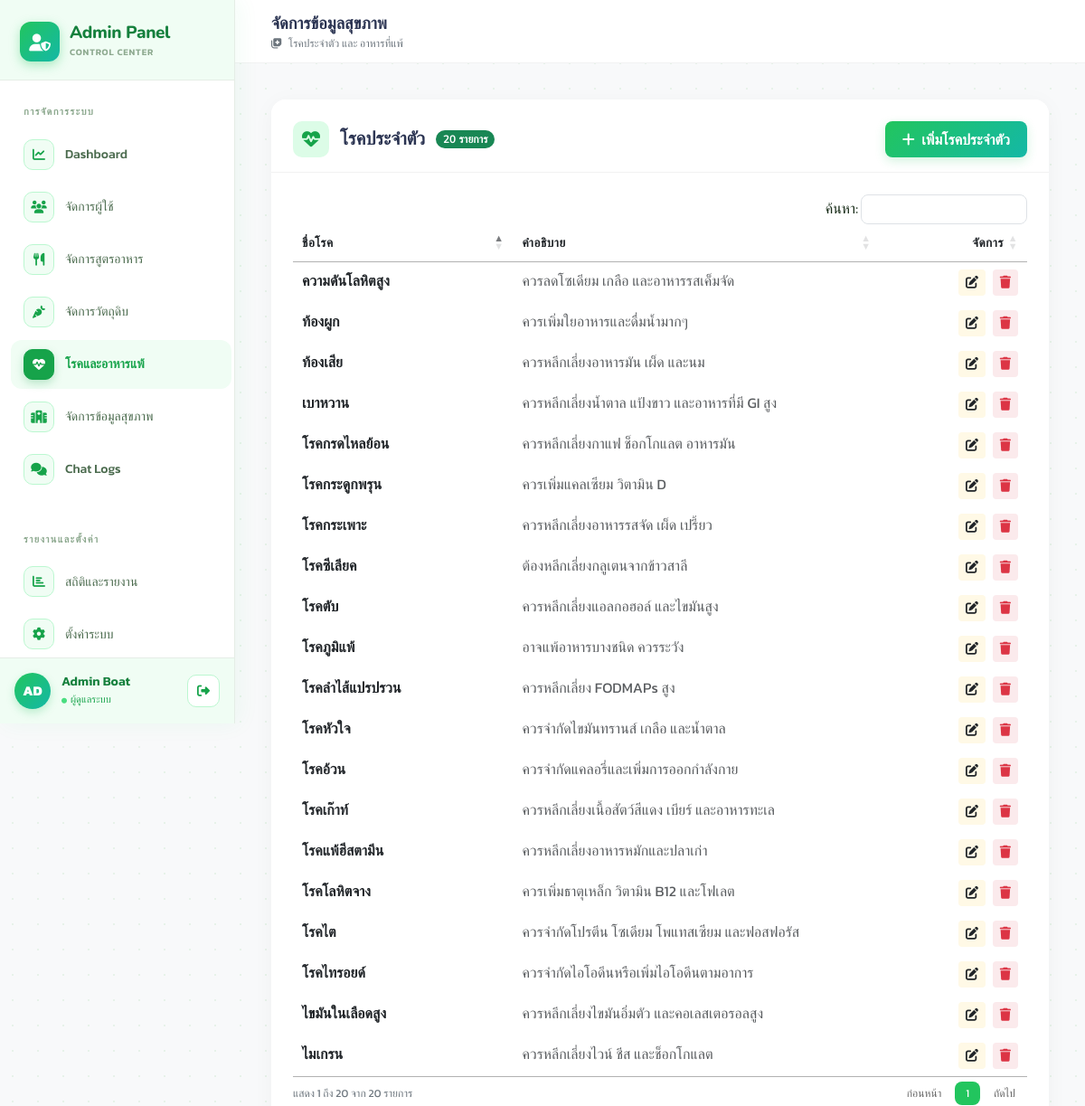
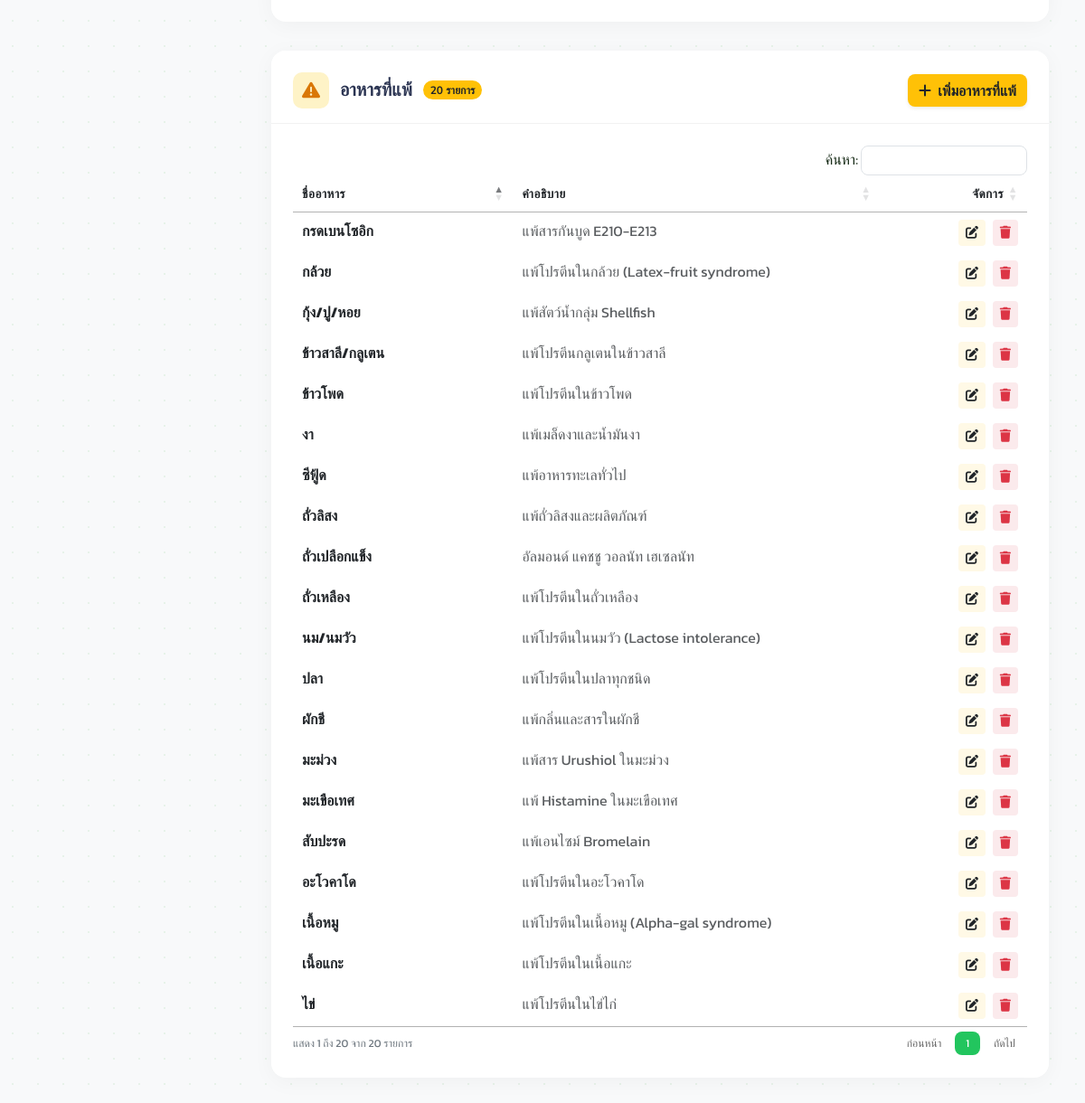
/admin/admin_health_data.php (signed in), run on the app's committed database (2 pictures, top to bottom).
### tables this page shows
CREATE TABLE `users` (
  `id` int(11) NOT NULL,
  `username` varchar(50) NOT NULL,
  `email` varchar(100) NOT NULL,
  `password_hash` text NOT NULL,
  `otp_code` varchar(6) DEFAULT NULL,
  `otp_expires_at` datetime DEFAULT NULL,
  `created_at` timestamp NOT NULL DEFAULT current_timestamp(),
  `first_name` varchar(100) DEFAULT NULL,
  `last_name` varchar(100) DEFAULT NULL,
  `birth_date` date DEFAULT NULL,
  `profile_image` text DEFAULT NULL,
  `role` int(1) DEFAULT 0
);

CREATE TABLE `tags` (
  `id` int(11) NOT NULL,
  `name` varchar(100) NOT NULL,
  `type` enum('health_condition','allergen') NOT NULL,
  `description` text DEFAULT NULL,
  `color` varchar(20) DEFAULT '#22c55e',
  `created_at` timestamp NOT NULL DEFAULT current_timestamp()
);

### admin/admin_health_data.php (the view, shortened to what this page needs)
<?php
include '../config/connect.php';
$conditions = [];
$cond_query = "SELECT * FROM tags WHERE type = 'health_condition' ORDER BY name";
$cond_result = $conn->query($cond_query);
if ($cond_result) {
    while ($row = $cond_result->fetch_assoc()) {
        $conditions[] = $row;
    }
}
$allergens = [];
$allerg_query = "SELECT * FROM tags WHERE type = 'allergen' ORDER BY name";
$allerg_result = $conn->query($allerg_query);
if ($allerg_result) {
    while ($row = $allerg_result->fetch_assoc()) {
        $allergens[] = $row;
    }
}
?>
<!DOCTYPE html>
<html lang="th">
<head>
<link rel="stylesheet" href="https://cdnjs.cloudflare.com/ajax/libs/font-awesome/6.4.0/css/all.min.css">
<link href="https://cdn.jsdelivr.net/npm/bootstrap@5.3.0/dist/css/bootstrap.min.css" rel="stylesheet">
<link rel="stylesheet" href="https://cdn.datatables.net/1.13.7/css/jquery.dataTables.min.css">
<link rel="stylesheet" href="https://cdn.datatables.net/buttons/2.4.2/css/buttons.dataTables.min.css">
</head>
<body>
<?php include '../includes/sidebar_admin.php'; ?>
<div class="page-wrap">
  <header class="topbar">
    <div>
      <div style="font-family:'Nunito',sans-serif;font-size:1.15rem;font-weight:800;color:#2b3452;">จัดการข้อมูลสุขภาพ</div>
      <div style="font-size:.75rem;color:var(--muted);"><i class="fas fa-notes-medical me-1"></i> โรคประจำตัว และ อาหารที่แพ้</div>
    </div>
  </header>
  <main>
    <div class="custom-card">
      <div class="card-header-custom">
        <h2 class="card-title-custom">
          <div class="icon-box" style="background:#dcfce7; color:var(--g600); width:40px; height:40px; border-radius:10px; display:flex; align-items:center; justify-content:center;">
             <i class="fas fa-heartbeat"></i>
          </div>
          โรคประจำตัว <span class="badge bg-success rounded-pill" style="font-size:0.75rem;"><?= count($conditions) ?> รายการ</span>
        </h2>
        <button class="btn btn-gradient-primary" onclick="openAddConditionModal()">
          <i class="fas fa-plus me-1"></i> เพิ่มโรคประจำตัว
        </button>
      </div>
      <div class="card-body-custom">
        <div style="overflow-x:auto;">
            <table id="conditionsTable" class="table table-hover table-borderless w-100">
            <thead>
                <tr>
                <th width="30%">ชื่อโรค</th>
                <th width="50%">คำอธิบาย</th>
                <th width="20%" class="text-end">จัดการ</th>
                </tr>
            </thead>
            <tbody>
                <?php foreach ($conditions as $c): ?>
                <tr>
                <td><strong class="text-dark"><?= htmlspecialchars($c['name']) ?></strong></td>
                <td class="text-muted"><?= htmlspecialchars($c['description'] ?: '-') ?></td>
                <td class="text-end">
                    <button class="btn btn-sm btn-outline-warning text-dark border-0 bg-warning bg-opacity-10 me-1" onclick='editTag(<?= json_encode($c) ?>)' title="แก้ไข">
                    <i class="fas fa-edit"></i>
                    </button>
                    <button class="btn btn-sm btn-outline-danger border-0 bg-danger bg-opacity-10" onclick="deleteTag(<?= $c['id'] ?>, '<?= htmlspecialchars($c['name']) ?>')" title="ลบ">
                    <i class="fas fa-trash"></i>
                    </button>
                </td>
                </tr>
                <?php endforeach; ?>
            </tbody>
            </table>
        </div>
      </div>
    </div>
    <div class="custom-card mt-4">
      <div class="card-header-custom">
        <h2 class="card-title-custom">
          <div class="icon-box" style="background:#fef3c7; color:#d97706; width:40px; height:40px; border-radius:10px; display:flex; align-items:center; justify-content:center;">
             <i class="fas fa-triangle-exclamation"></i>
          </div>
          อาหารที่แพ้ <span class="badge bg-warning text-dark rounded-pill" style="font-size:0.75rem;"><?= count($allergens) ?> รายการ</span>
        </h2>
        <button class="btn btn-warning text-dark fw-bold border-0 shadow-sm" style="border-radius:8px;" onclick="openAddAllergenModal()">
          <i class="fas fa-plus me-1"></i> เพิ่มอาหารที่แพ้
        </button>
      </div>
      <div class="card-body-custom">
        <div style="overflow-x:auto;">
            <table id="allergensTable" class="table table-hover table-borderless w-100">
            <thead>
                <tr>
                <th width="30%">ชื่ออาหาร</th>
                <th width="50%">คำอธิบาย</th>
                <th width="20%" class="text-end">จัดการ</th>
                </tr>
            </thead>
            <tbody>
                <?php foreach ($allergens as $a): ?>
                <tr>
                <td><strong class="text-dark"><?= htmlspecialchars($a['name']) ?></strong></td>
                <td class="text-muted"><?= htmlspecialchars($a['description'] ?: '-') ?></td>
                <td class="text-end">
                    <button class="btn btn-sm btn-outline-warning text-dark border-0 bg-warning bg-opacity-10 me-1" onclick='editTag(<?= json_encode($a) ?>)' title="แก้ไข">
                    <i class="fas fa-edit"></i>
                    </button>
                    <button class="btn btn-sm btn-outline-danger border-0 bg-danger bg-opacity-10" onclick="deleteTag(<?= $a['id'] ?>, '<?= htmlspecialchars($a['name']) ?>')" title="ลบ">
                    <i class="fas fa-trash"></i>
                    </button>
                </td>
                </tr>
                <?php endforeach; ?>
            </tbody>
            </table>
        </div>
      </div>
    </div>
  </main>
</div>
</body>
</html>

### includes/sidebar_admin.php (shortened to what this page needs)
<?php
$current_page = basename($_SERVER['PHP_SELF']);
$sb_admin_username = "Admin";
$sb_admin_profile_image = "";
if (isset($_SESSION['user_id']) && isset($conn)) {
    $sb_adm_sql = "SELECT username, profile_image FROM users WHERE id = ?";
    $sb_adm_stmt = $conn->prepare($sb_adm_sql);
    $sb_adm_stmt->bind_param("i", $_SESSION['user_id']);
    $sb_adm_stmt->execute();
    $sb_adm_res = $sb_adm_stmt->get_result()->fetch_assoc();
    if ($sb_adm_res) {
        $sb_admin_username = !empty($sb_adm_res['username']) ? $sb_adm_res['username'] : 'Admin';
        $sb_admin_profile_image = $sb_adm_res['profile_image'] ?? '';
    }
}
$sb_admin_initials = mb_strtoupper(mb_substr($sb_admin_username, 0, 2));
?>
<aside class="sidebar" id="adminSidebar">
  <a href="admin_dashboard.php" class="sb-logo">
    <div class="sb-logo-icon"><i class="fas fa-user-shield" style="color: #ffffff;"></i></div>
    <div>
      <div class="sb-logo-text">Admin Panel</div>
      <div class="sb-logo-sub">Control Center</div>
    </div>
  </a>
  <nav class="sb-nav scroll-box">
    <div class="sb-label">การจัดการระบบ</div>
    <a href="admin_dashboard.php" class="nav-item <?php echo ($current_page === 'admin_dashboard.php') ? 'active' : ''; ?>">
      <span class="ni"><i class="fas fa-chart-line"></i></span>
      <span>Dashboard</span>
    </a>
    <a href="admin_users.php" class="nav-item <?php echo ($current_page === 'admin_users.php') ? 'active' : ''; ?>">
      <span class="ni"><i class="fas fa-users"></i></span>
      <span>จัดการผู้ใช้</span>
    </a>
    <a href="admin_recipes.php" class="nav-item <?php echo ($current_page === 'admin_recipes.php') ? 'active' : ''; ?>">
      <span class="ni"><i class="fas fa-utensils"></i></span>
      <span>จัดการสูตรอาหาร</span>
    </a>
    <a href="admin_ingredients.php" class="nav-item <?php echo ($current_page === 'admin_ingredients.php') ? 'active' : ''; ?>">
      <span class="ni"><i class="fas fa-carrot"></i></span>
      <span>จัดการวัตถุดิบ</span>
    </a>
    <a href="admin_health_data.php" class="nav-item <?php echo ($current_page === 'admin_health_data.php') ? 'active' : ''; ?>">
      <span class="ni"><i class="fas fa-heartbeat"></i></span>
      <span>โรคและอาหารแพ้</span>
    </a>
    <a href="admin_goals.php" class="nav-item <?php echo ($current_page === 'admin_goals.php') ? 'active' : ''; ?>">
      <span class="ni"><i class="fa-solid fa-hospital"></i></span>
      <span>จัดการข้อมูลสุขภาพ</span>
    </a>
    <a href="admin_chat_logs.php" class="nav-item <?php echo ($current_page === 'admin_chat_logs.php') ? 'active' : ''; ?>">
      <span class="ni"><i class="fas fa-comments"></i></span>
      <span>Chat Logs</span>
    </a>
    <div class="sb-label">รายงานและตั้งค่า</div>
    <a href="admin_analytics.php" class="nav-item <?php echo ($current_page === 'admin_analytics.php') ? 'active' : ''; ?>">
      <span class="ni"><i class="fas fa-chart-bar"></i></span>
      <span>สถิติและรายงาน</span>
    </a>
    <a href="admin_settings.php" class="nav-item <?php echo ($current_page === 'admin_settings.php') ? 'active' : ''; ?>">
      <span class="ni"><i class="fas fa-cog"></i></span>
      <span>ตั้งค่าระบบ</span>
    </a>
  </nav>
  <div class="sb-user">
    <div class="sb-av">
      <?php if ($sb_admin_profile_image && file_exists("../public/uploads/avatars/" . $sb_admin_profile_image)): ?>
        <img src="../public/uploads/avatars/<?= htmlspecialchars($sb_admin_profile_image) ?>?t=<?= time() ?>" alt="<?= htmlspecialchars($sb_admin_username) ?>">
      <?php else: ?>
        <?= htmlspecialchars($sb_admin_initials ?: 'A') ?>
      <?php endif; ?>
    </div>
    <div style="min-width:0; flex:1;">
      <div class="sb-un" title="<?= htmlspecialchars($sb_admin_username) ?>">
        <?= htmlspecialchars($sb_admin_username) ?>
      </div>
      <div class="sb-user-role">
        <i class="fas fa-circle" style="font-size:6px !important;color:#4ade80;vertical-align:middle;margin-right:4px;"></i>ผู้ดูแลระบบ
      </div>
    </div>
    <a href="../pages/logout.php" class="logout-btn" title="ออกจากระบบ" onclick="confirmLogout(event, this.href)">
      <i class="fas fa-sign-out-alt"></i>
    </a>
  </div>
</aside>

### admin/admin_health_data.php (style rules this page uses)
:root { --g50:#f0fdf4;--g200:#bbf7d0;--g500:#22c55e;--g600:#16a34a;--g700:#15803d;--t500:#14b8a6;--bg:#f8f9fa;--bdr:#e8f0e9;--txt:#1a2e1a;--sub:#4b6b4e;--muted:#6c757d;--sb-w:260px; }
* { box-sizing:border-box;margin:0;padding:0; }
body { font-family:'Kanit',sans-serif;background:var(--bg);color:var(--txt);min-height:100vh;display:flex; }
body::before { content:'';position:fixed;inset:0;pointer-events:none;z-index:0;background-image:radial-gradient(circle,#c8e6c9 1px,transparent 1px);background-size:28px 28px;opacity:.35; }
.page-wrap { margin-left:var(--sb-w);flex:1;position:relative;z-index:1;min-width:0; }
.topbar { height:70px;background:rgba(255,255,255,.98);backdrop-filter:blur(12px);border-bottom:1px solid rgba(0,0,0,0.05);display:flex;align-items:center;padding:0 2.5rem;gap:14px;position:sticky;top:0;z-index:50; }
main { padding:2.5rem;max-width:1400px;margin:0 auto; }
.custom-card { background: #fff; border: none; border-radius: 16px; box-shadow: 0 4px 24px rgba(0,0,0,.04); margin-bottom: 2rem; overflow: hidden; }
.card-header-custom { background: #fff; border-bottom: 1px solid rgba(0,0,0,0.05); padding: 1.5rem 1.5rem 1rem; display: flex; justify-content: space-between; align-items: center; }
.card-title-custom { font-family: 'Nunito', sans-serif; font-size: 1.25rem; font-weight: 800; color: #2b3452; margin: 0; display: flex; align-items: center; gap: 12px; }
.card-body-custom { padding: 1.5rem; }
.btn-gradient-primary { background: linear-gradient(135deg, var(--g500), var(--t500)); color: #fff; border: none; font-weight: 600; padding: 0.5rem 1.2rem; border-radius: 8px; transition: all 0.3s ease; box-shadow: 0 4px 12px rgba(34,197,94,.2); }
table.dataTable > thead > tr > th { text-transform: uppercase; font-size: 0.85rem; letter-spacing: 0.5px; }

### data on the page
users: username "AD", username "Admin Boat"
tags: name "ความดันโลหิตสูง", description "ควรลดโซเดียม เกลือ และอาหารรสเค็มจัด"
tags: name "ท้องผูก", description "ควรเพิ่มใยอาหารและดื่มน้ำมากๆ"
tags: name "ท้องเสีย", description "ควรหลีกเลี่ยงอาหารมัน เผ็ด และนม"
tags: name "เบาหวาน", description "ควรหลีกเลี่ยงน้ำตาล แป้งขาว และอาหารที่มี GI สูง"
tags: name "โรคกรดไหลย้อน", description "ควรหลีกเลี่ยงกาแฟ ช็อกโกแลต อาหารมัน"
tags: name "โรคกระดูกพรุน", description "ควรเพิ่มแคลเซียม วิตามิน D"
tags: name "โรคกระเพาะ", description "ควรหลีกเลี่ยงอาหารรสจัด เผ็ด เปรี้ยว"
tags: name "โรคซีเลียค", description "ต้องหลีกเลี่ยงกลูเตนจากข้าวสาลี"
tags: name "โรคตับ", description "ควรหลีกเลี่ยงแอลกอฮอล์ และไขมันสูง"
tags: name "โรคภูมิแพ้", description "อาจแพ้อาหารบางชนิด ควรระวัง"
tags: name "โรคลำไส้แปรปรวน", description "ควรหลีกเลี่ยง FODMAPs สูง"
tags: name "โรคหัวใจ", description "ควรจำกัดไขมันทรานส์ เกลือ และน้ำตาล"
tags: name "โรคอ้วน", description "ควรจำกัดแคลอรี่และเพิ่มการออกกำลังกาย"
tags: name "โรคเก๊าท์", description "ควรหลีกเลี่ยงเนื้อสัตว์สีแดง เบียร์ และอาหารทะเล"
tags: name "โรคแพ้ฮีสตามีน", description "ควรหลีกเลี่ยงอาหารหมักและปลาเก่า"
tags: name "โรคโลหิตจาง", description "ควรเพิ่มธาตุเหล็ก วิตามิน B12 และโฟเลต"
tags: name "โรคไต", description "ควรจำกัดโปรตีน โซเดียม โพแทสเซียม และฟอสฟอรัส"
tags: name "โรคไทรอยด์", description "ควรจำกัดไอโอดีนหรือเพิ่มไอโอดีนตามอาการ"
tags: name "ไขมันในเลือดสูง", description "ควรหลีกเลี่ยงไขมันอิ่มตัว และคอเลสเตอรอลสูง"
tags: name "ไมเกรน", description "ควรหลีกเลี่ยงไวน์ ชีส และช็อกโกแลต"
tags: name "กรดเบนโซอิก", description "แพ้สารกันบูด E210-E213"
tags: name "กล้วย", description "แพ้โปรตีนในกล้วย (Latex-fruit syndrome)"
tags: name "กุ้ง/ปู/หอย", description "แพ้สัตว์น้ำกลุ่ม Shellfish"
tags: name "ข้าวสาลี/กลูเตน", description "แพ้โปรตีนกลูเตนในข้าวสาลี"
tags: name "ข้าวโพด", description "แพ้โปรตีนในข้าวโพด"
tags: name "งา", description "แพ้เมล็ดงาและน้ำมันงา"
tags: name "ซีฟู้ด", description "แพ้อาหารทะเลทั่วไป"
tags: name "ถั่วลิสง", description "แพ้ถั่วลิสงและผลิตภัณฑ์"
tags: name "ถั่วเปลือกแข็ง", description "อัลมอนด์ แคชชู วอลนัท เฮเซลนัท"
tags: name "ถั่วเหลือง", description "แพ้โปรตีนในถั่วเหลือง"
tags: name "นม/นมวัว", description "แพ้โปรตีนในนมวัว (Lactose intolerance)"
tags: name "ปลา", description "แพ้โปรตีนในปลาทุกชนิด"
tags: name "ผักชี", description "แพ้กลิ่นและสารในผักชี"
tags: name "มะม่วง", description "แพ้สาร Urushiol ในมะม่วง"
tags: name "มะเขือเทศ", description "แพ้ Histamine ในมะเขือเทศ"
tags: name "สับปะรด", description "แพ้เอนไซม์ Bromelain"
tags: name "อะโวคาโด", description "แพ้โปรตีนในอะโวคาโด"
tags: name "เนื้อหมู", description "แพ้โปรตีนในเนื้อหมู (Alpha-gal syndrome)"
tags: name "เนื้อแกะ", description "แพ้โปรตีนในเนื้อแกะ"
tags: name "ไข่", description "แพ้โปรตีนในไข่ไก่"

### other printed values
count($conditions) "20"
count($allergens) "20"
